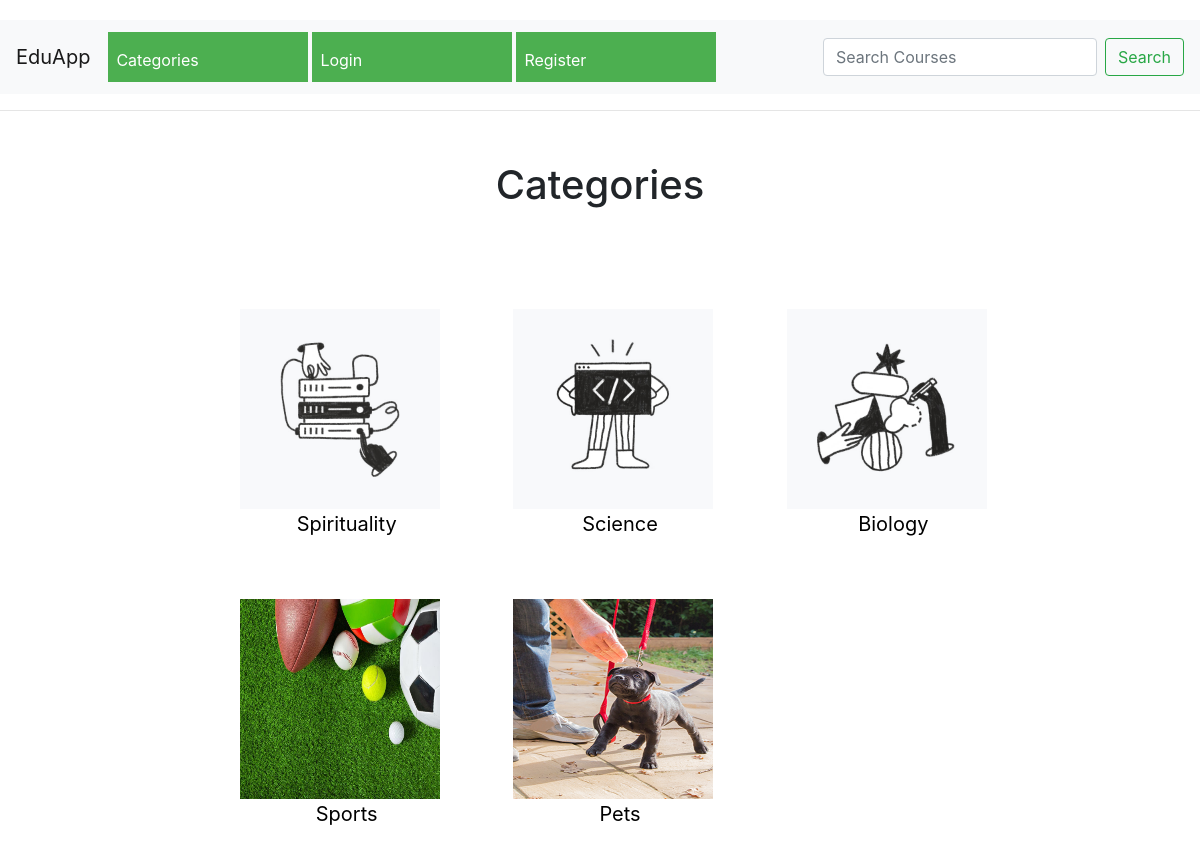
The page /categories/ on the database as committed earlier.
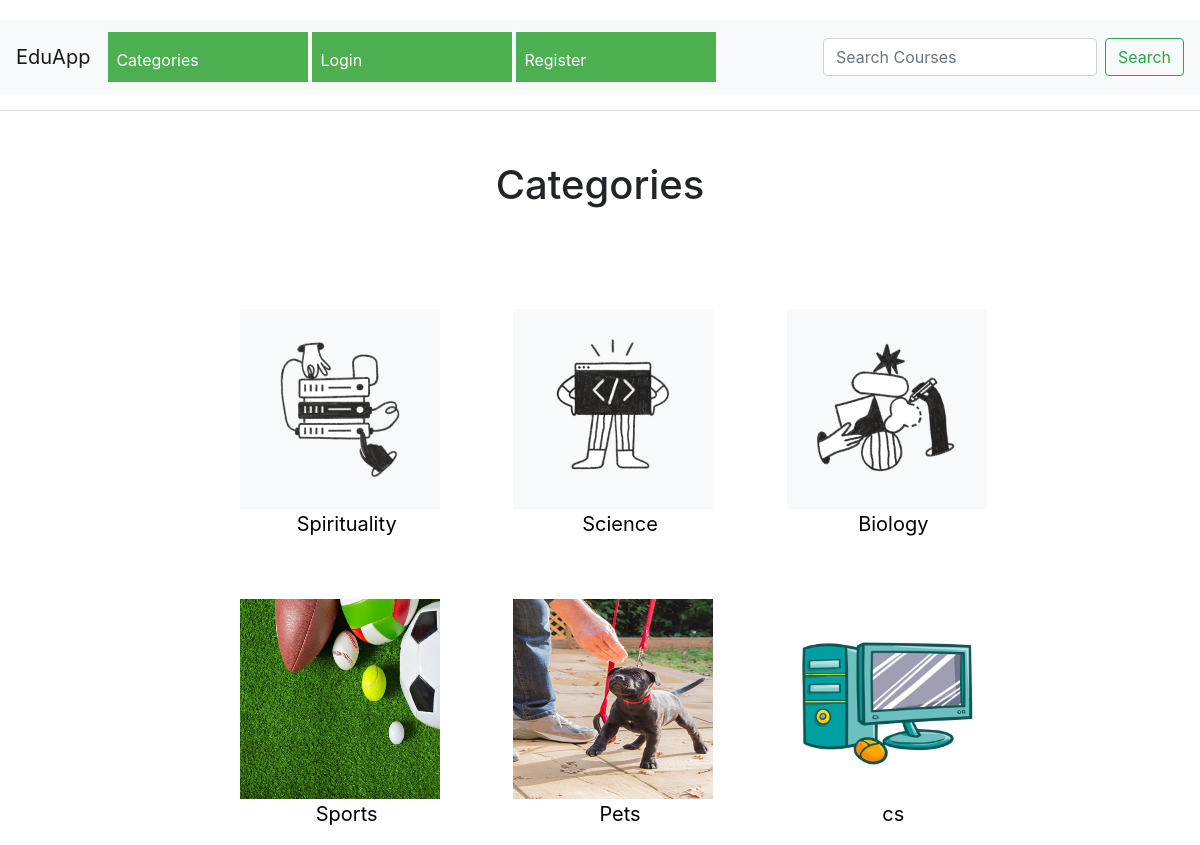
The same page on the database as committed later.
### app1/models.py (models this page shows, shortened)
class Category(models.Model):
    name = models.CharField(max_length=150)
    slug = models.SlugField(max_length=50, null=True, blank=True)
    thumbnail = models.ImageField(upload_to='category_bgimage', null=True, blank=True)
    def __str__(self):
        return self.name
    def get_absolute_url(self):
        return reverse('categoryview', kwargs={'slug': self.slug})

### app1/views.py (the view)
# urls.py: path('categories/', views.categories, name='categories'),
def categories(request):
    categories = Category.objects.all()
    return render(request, 'app1/category.html', {'categories': categories, 'title': "Categories"})

### app1/templates/app1/category.html (shortened to what this page needs)
{% extends 'base_layout.html' %}
{% block content %}
<hr>
<h1 style="text-align: center;margin-top: 50px;margin-bottom: 50px;">Categories</h1>
<div class="categories-container">
    <div class="categories-list">
        <ul class="categories-ul">
            {% for category in categories %}
            <div>
                <a href="{{category.get_absolute_url}}" class="cat">
                    <div class="category-bgimage">
                        <img src="{{category.thumbnail.url}}" alt="Thumbnail" width="200" height="200">
                    </div>
                    <li style="text-align: center;font-size: 20px;"><a style="color: black;"
                                                                       href="{{category.get_absolute_url}}">{{category}}</a>
                    </li>
                </a>
            </div>
            {% endfor %}
        </ul>
    </div>
</div>
{% endblock %}

Rows that differ between the two databases and show on the page:
added Category: thumbnail (picture), name "cs"
